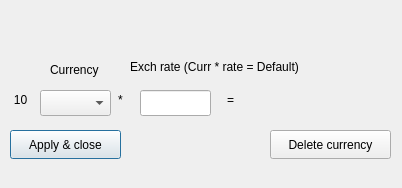
<?xml version="1.0" encoding="UTF-8"?>
<ui version="4.0">
 <class>EditCurrency</class>
 <widget class="QDialog" name="EditCurrency">
  <property name="geometry">
   <rect>
    <x>0</x>
    <y>0</y>
    <width>402</width>
    <height>188</height>
   </rect>
  </property>
  <property name="windowTitle">
   <string>Dialog</string>
  </property>
  <widget class="QComboBox" name="cbCurrency">
   <property name="geometry">
    <rect>
     <x>40</x>
     <y>90</y>
     <width>71</width>
     <height>26</height>
    </rect>
   </property>
  </widget>
  <widget class="QLineEdit" name="leRate">
   <property name="geometry">
    <rect>
     <x>140</x>
     <y>90</y>
     <width>71</width>
     <height>26</height>
    </rect>
   </property>
  </widget>
  <widget class="QPushButton" name="pushButton">
   <property name="geometry">
    <rect>
     <x>10</x>
     <y>130</y>
     <width>111</width>
     <height>29</height>
    </rect>
   </property>
   <property name="text">
    <string>Apply &amp;&amp; close</string>
   </property>
  </widget>
  <widget class="QPushButton" name="pushButton_2">
   <property name="geometry">
    <rect>
     <x>270</x>
     <y>130</y>
     <width>121</width>
     <height>29</height>
    </rect>
   </property>
   <property name="text">
    <string>Delete currency</string>
   </property>
  </widget>
  <widget class="QLabel" name="label">
   <property name="geometry">
    <rect>
     <x>50</x>
     <y>60</y>
     <width>63</width>
     <height>20</height>
    </rect>
   </property>
   <property name="text">
    <string>Currency</string>
   </property>
  </widget>
  <widget class="QLabel" name="label_2">
   <property name="geometry">
    <rect>
     <x>130</x>
     <y>60</y>
     <width>271</width>
     <height>21</height>
    </rect>
   </property>
   <property name="text">
    <string>Exch rate (Curr * rate = Default)</string>
   </property>
   <property name="alignment">
    <set>Qt::AlignLeading|Qt::AlignLeft|Qt::AlignTop</set>
   </property>
   <property name="wordWrap">
    <bool>true</bool>
   </property>
  </widget>
  <widget class="QLabel" name="label_3">
   <property name="geometry">
    <rect>
     <x>110</x>
     <y>90</y>
     <width>21</width>
     <height>20</height>
    </rect>
   </property>
   <property name="text">
    <string>*</string>
   </property>
   <property name="alignment">
    <set>Qt::AlignCenter</set>
   </property>
  </widget>
  <widget class="QLabel" name="label_4">
   <property name="geometry">
    <rect>
     <x>220</x>
     <y>90</y>
     <width>21</width>
     <height>20</height>
    </rect>
   </property>
   <property name="text">
    <string>=</string>
   </property>
   <property name="alignment">
    <set>Qt::AlignCenter</set>
   </property>
  </widget>
  <widget class="QLabel" name="lbFinalAmnt">
   <property name="geometry">
    <rect>
     <x>250</x>
     <y>90</y>
     <width>51</width>
     <height>20</height>
    </rect>
   </property>
   <property name="text">
    <string/>
   </property>
   <property name="alignment">
    <set>Qt::AlignCenter</set>
   </property>
  </widget>
  <widget class="QLabel" name="lbDefCurr">
   <property name="geometry">
    <rect>
     <x>310</x>
     <y>90</y>
     <width>71</width>
     <height>20</height>
    </rect>
   </property>
   <property name="text">
    <string/>
   </property>
   <property name="alignment">
    <set>Qt::AlignCenter</set>
   </property>
  </widget>
  <widget class="QLabel" name="label_5">
   <property name="geometry">
    <rect>
     <x>10</x>
     <y>90</y>
     <width>21</width>
     <height>20</height>
    </rect>
   </property>
   <property name="text">
    <string>10</string>
   </property>
   <property name="alignment">
    <set>Qt::AlignCenter</set>
   </property>
  </widget>
 </widget>
 <resources/>
 <connections/>
</ui>
